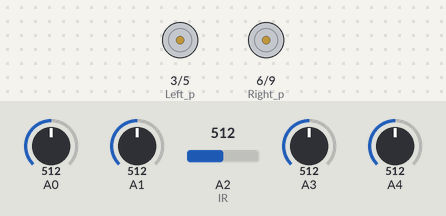
A sketch run on a simulated Arduino Uno, built with avr-gcc and run on an emulated ATmega328P. Parts: motor-driver pin pairs drawn as motors (green arrow = first pin HIGH = forward, orange = second pin HIGH = backward, longer = more drive). Inputs (shaded band) come from the test bench; at power-on: A0 = 512, A2 (IR) = 512, A4 = 512, A1 = 512, A3 = 512.

Above: at 1.2 s.
1.3 s: A0 set to 689
2.8 s: A0 set to 710
At 4.0 s:
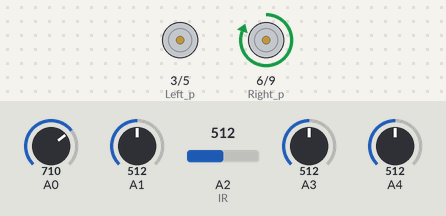
4.3 s: A0 set to 690
At 5.2 s:
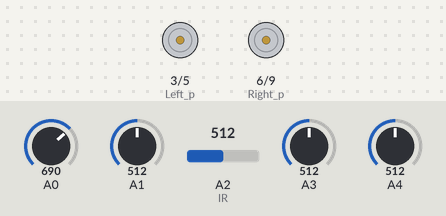
5.8 s: A2 (IR) set to 694
7.3 s: A2 (IR) set to 718
At 8.5 s:
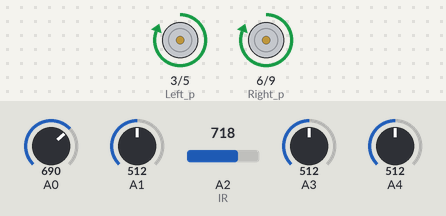
8.8 s: A4 set to 688
10.3 s: A4 set to 710
At 11.0 s:
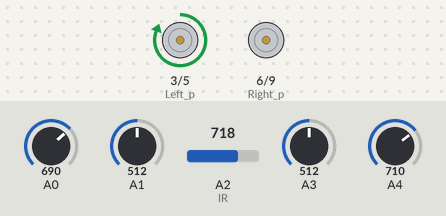
Timing chart, 0 to 12.8 s (numbered marks = the images above; inputs shaded):
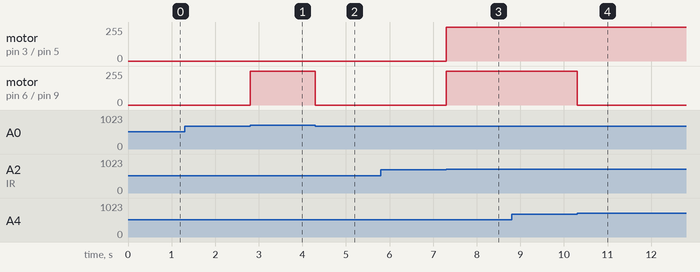

Measured:
- the behaviour switches between 700 and 701 on A0 (found by bisection; images 0 and 1)
- the behaviour switches between 700 and 701 on A2 (IR) (found by bisection; images 2 and 3)
- the behaviour switches between 700 and 701 on A4 (found by bisection; images 3 and 4)
- after the input at 1.3 s, every drawn part: stays the same
- after the input at 2.8 s, motor on pin 6 (Right_p) / pin 9 (Right_n): stopped → forward 255/255 at once
- after the input at 4.3 s, motor on pin 6 (Right_p) / pin 9 (Right_n): forward 255/255 → stopped at once
- after the input at 5.8 s, every drawn part: stays the same
- after the input at 7.3 s, motor on pin 3 (Left_p) / pin 5 (Left_n), motor on pin 6 (Right_p) / pin 9 (Right_n): stopped → forward 255/255 at once
- after the input at 8.8 s, every drawn part: stays the same
- after the input at 10.3 s, motor on pin 6 (Right_p) / pin 9 (Right_n): forward 255/255 → stopped at once

The sketch:

LFR_arduino.ino
```cpp
int Left_p=3;         //Positive terminal of left motor connected to 3rd digital PWM
int Left_n=5;         //Negative terminal of left motor connected to 5th digital PWM
int Right_p=6;        //Positive terminal of right motor connected to 6th digital PWM
int Right_n=9;        //Negative terminal of right motor connected to 9th digital PWM


void setup()
{
  pinMode(Left_p,OUTPUT);
  pinMode(Left_n,OUTPUT);
  pinMode(Right_p,OUTPUT);
  pinMode(Right_n,OUTPUT);

  pinMode(A0,INPUT);
  pinMode(A1,INPUT);
  pinMode(A2,INPUT);
  pinMode(A3,INPUT);
  pinMode(A4,INPUT);
}


void loop()
{
  int ex_right=analogRead(A0);
  int right=analogRead(A1);
  int centre=analogRead(A2);    //IR LED Array has 5 bulbs for receiving. Reading their values through the Analog PWM
  int left=analogRead(A3);
  int ex_left=analogRead(A4);

  if(ex_left<700 && ex_right<700 && centre>700)             //black=1000, white=400, average=700
  {
    go_straight();                                          //Movement of robot based on light received by IR LED array bulbs
  }
  if(ex_left<700 && ex_right<700 && centre<700)
  {
    STOP();
  }
  if(ex_left>700 && ex_right<700)
  {
    turn_left();
  }
  if(ex_left<700 && ex_right>700)
  {
    turn_right();
  }
}


void go_straight()
{
  digitalWrite(Left_p,HIGH);           //Assigning value of potenial to the positive and negative terminals of motors.
  digitalWrite(Left_n,LOW);            //to incorporate movement by wheels.
  digitalWrite(Right_p,HIGH);
  digitalWrite(Right_n,LOW);
}
void STOP()
{
  digitalWrite(Left_p,LOW);
  digitalWrite(Left_n,LOW);
  digitalWrite(Right_p,LOW);
  digitalWrite(Right_n,LOW);
}

void turn_left()
{
  digitalWrite(Left_p,HIGH);
  digitalWrite(Left_n,LOW);
  digitalWrite(Right_p,LOW);
  digitalWrite(Right_n,LOW);
}

void turn_right()
{
  digitalWrite(Left_p,LOW);
  digitalWrite(Left_n,LOW);
  digitalWrite(Right_p,HIGH);
  digitalWrite(Right_n,LOW);
}
```
